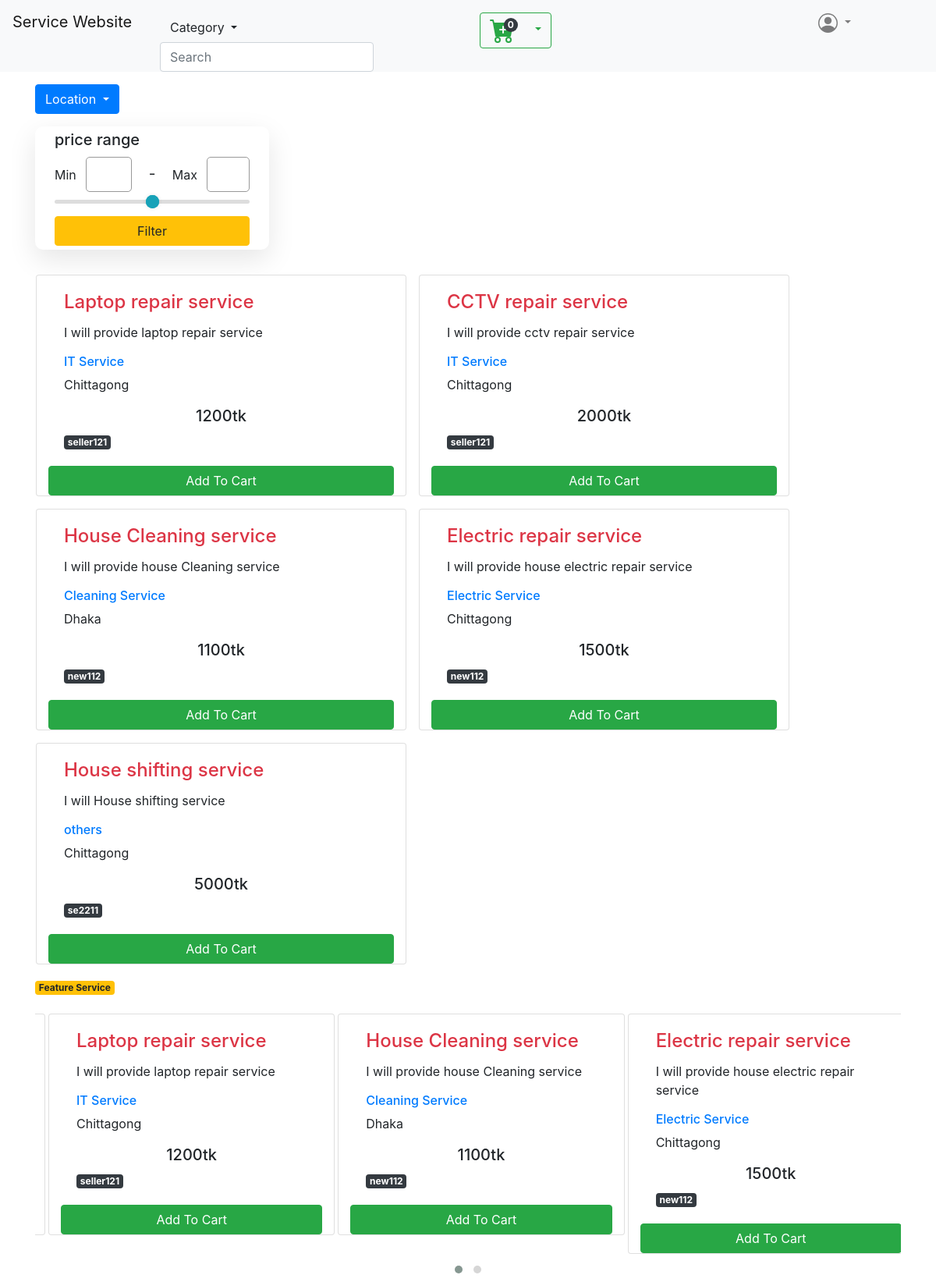
Screenshot of /account/buyerdashboard/ (signed in) with the database file from the repository.
### service/models.py (models this page shows)
class Sheba(models.Model):
    user = models.ForeignKey(User,on_delete=models.CASCADE)
    servicecategory =(
        ('IT Service','IT Service'),
        ('Cleaning Service','Cleaning Service'),
        ('Electric Service','Electric Service'),
        ('others','others'),
    )
    servicelocation=(
        ('Dhaka','Dhaka'),
        ('Chittagong','Chattagram')
    )
    servicetitle = models.CharField(max_length=100)
    servicedetails = models.CharField(max_length=100)
    servicecategory = models.CharField(max_length=100,choices=servicecategory,default='service1')
    serviceprice = models.IntegerField(max_length=100)
    servicelocation = models.CharField(max_length=10,choices=servicelocation,default='Dhaka')
    featureservice = models.BooleanField(default=False)

### account/models.py (models this page shows)
class User(AbstractUser):
    is_admin = models.BooleanField('Is admin', default=False)
    is_buyer= models.BooleanField('Is buyer', default=False)
    is_seller =models.BooleanField('Is seller', default=False)

### account/views.py (the view, shortened to what this page needs)
# urls.py: path('buyerdashboard/',views.buyerdashboard, name='buyerdashboard'),
@csrf_exempt
def buyerdashboard(request):
    context={}
    category =request.GET.get('category')
    minimum = request.GET.get('minimum')
    maximum = request.GET.get('maximum')
    location = request.GET.get('location')
    if minimum and maximum:
        context["servicedataset"]= Sheba.objects.filter(serviceprice__range=(minimum, maximum))
        context['minimumvalue']=minimum
        context['maximumvalue']=maximum
        carts = Cartanothernew.objects.filter(user_id = request.user.id)
        context['cartcount']= len(carts)
        context['cartvalue']=carts
        context['addtocart']=Cartanothernew.objects.all()
        context['feature']=Sheba.objects.filter(featureservice=True)
    else:
        context["servicedataset"] = Sheba.objects.all()
        carts = Cartanothernew.objects.filter(user_id = request.user.id)
        context['cartcount']= len(carts)
        context['cartvalue']=carts
        context['addtocart']=Cartanothernew.objects.all()
        context['feature']=Sheba.objects.filter(featureservice=True)
    return render(request,'slider4.html',context)

### templates/slider4.html (shortened to what this page needs)
<!DOCTYPE html>
{% if user.is_authenticated and user.is_buyer %}
<html lang="en">
<head>
  <link rel="stylesheet" href="https://cdn.jsdelivr.net/npm/bootstrap@4.6.2/dist/css/bootstrap.min.css">
<link rel="stylesheet" href="https://cdnjs.cloudflare.com/ajax/libs/OwlCarousel2/2.3.4/assets/owl.carousel.min.css">
<link rel="stylesheet" href="https://cdnjs.cloudflare.com/ajax/libs/OwlCarousel2/2.3.4/assets/owl.theme.default.min.css">
<link rel="stylesheet" href="/static/css/pricerangefilter.css">
</head>
<body>
    <div class="row bg-light">
        <div class="col-md-2">
            <nav class="navbar navbar-light ">
                <a class="navbar-brand" href="#">Service Website</a>
              </nav>
        </div>
        <div class="col-md-4 mt-3">
              <form class="form-inline">
                <button class="btn dropdown-toggle" type="button" id="dropdownMenu2" data-toggle="dropdown" aria-haspopup="true" aria-expanded="false">
                  Category
                </button>
                <input class="form-control mr-sm-2 filter" onkeyup="searchService()" type="Search.." placeholder="Search" aria-label="Search" id="filter">
              </form>
        </div>
        <div class="col-md-4 pt-3">
          <div class="btn-group">
            <button type="button" class="btn btn-outline-success dropdown-toggle mb-2" data-toggle="modal" data-target="#exampleModal">
              <span class="badge  badge-dark badge-rounded-pill" style="border-radius: 1.25rem; top: -7px; right: 14px;">{{cartcount}}</span>
            </button>
          </div>
        </div>
        <div class="col-md-1">
            <nav class="navbar navbar-expand-lg navbar-light bg-light">
                <div class="collapse navbar-collapse" id="navbarSupportedContent">
                  <ul class="navbar-nav mr-auto">
                    <li class="nav-item dropdown">
                      <a class="nav-link dropdown-toggle" href="#" id="navbarDropdown" role="button" data-toggle="dropdown" aria-haspopup="true" aria-expanded="false">
                      </a>
                    </li>
                  </ul>
                </div>
              </nav>
        </div>
    </div>
    <div class="container">
      <button class="btn dropdown-toggle btn-primary btn-md mt-3 " type="button" id="dropdownMenu2" data-toggle="dropdown" aria-haspopup="true" aria-expanded="false">
        Location
      </button>
        <div class="d-flex mt-3">
            <form action="" method="get">
            <div class="wrapper">
              <h5>price range</h5>
              <div class="price-input">
                <div class="field">
                  <span>Min</span>
                  <input type="number" class="input-min" value="{{minimumvalue}}"  name="minimum">
                </div>
                <div class="separator">-</div>
                <div class="field">
                  <span>Max</span>
                  <input type="number" class="input-max" value="{{maximumvalue}}" name="maximum">
                </div>
              </div>
              <div class="slider">
              </div>
              <div class="range-input">
                <input type="range" class="range-min" min="0" max="10000" value="{{minimumvalue}}"  step="100">
                <input type="range" class="range-max" min="0" max="10000" value="{{maximumvalue}}"  step="100">
              </div>
              <button type="submit" value="filter" class="btn btn-warning btn-block mt-3">Filter</button>
            </div>
        </form>
          </div>
        <div class="row pt-3" id="service-list">
          {% for data in servicedataset %}
                  <div class="card col-sm-5 mt-3 ml-3">
                          <div class="card-body" >
                          <h4 class="card-title"> <a href="/service/singleservice/{{data.id}}" class="text-danger">{{ data.servicetitle }} </a></h4>
                          <p class="card-text">{{data.servicedetails}}</p>
                            <h6><a href="/account/buyerdashboard/?category={{data.servicecategory}}">{{data.servicecategory}}</a></h6>
                            <h7>{{data.servicelocation}}</h7>
                            <h5 class="text-center pt-3">{{data.serviceprice}}tk</h5>
                            <span class="badge  badge-dark"><a href="/account/singleprofile/?userid={{data.user.id}}" class="text-white">{{data.user}}</a></span>
                          </div>
                       <a href="/cart/addtocart?userid={{user.id}}&serviceid={{data.id}}&servicetitle={{data.servicetitle}}&serviceprice={{data.serviceprice}}&serviceuseridnum={{data.user.id}}"class="btn btn-success"> Add To Cart</a>
                      </div>
          {% endfor %}
      </div>
    </div>
    <div class="container mt-3">
        <h3 class="badge badge-warning">Feature Service</h3>
    <div class="owl-carousel owl-theme">
        {% for data in feature %}
        <div class="item">
            <div class="card col-sm-12 mt-3 ml-3">
                <div class="card-body" >
                <h4 class="card-title text-danger"> {{ data.servicetitle }}</h4>
                <p class="card-text">{{data.servicedetails}}</p>
                  <h6><a href="/account/?category={{data.servicecategory}}">{{data.servicecategory}}</a></h6>
                  <h7>{{data.servicelocation}}</h7>
                  <h5 class="text-center pt-3">{{data.serviceprice}}tk</h5>
                    <span class="badge  badge-dark">{{data.user}}</span>
                </div>
             <a href="/cart/addtocart?userid={{user.id}}&serviceid={{data.id}}&servicetitle={{data.servicetitle}}&serviceprice={{data.serviceprice}}&serviceuseridnum={{data.user.id}}"class="btn btn-success"> Add To Cart</a>
            </div>
        </div>
        {% endfor %}
    </div>
</div>
{% else %}
<script>
alert("please login first")
window.location.href = "http://127.0.0.1:8000/account/login/";
</script>
{% endif %}
</body>
</html>

### static/css/pricerangefilter.css (style rules this page uses)
.wrapper { width: 300px; background: #fff; border-radius: 10px; padding: 5px 25px 5px; box-shadow: 0 12px 35px rgba(0, 0, 0, 0.1); }
.price-input { width: 100%; display: flex; margin: 10px 0 10px; }
.price-input .field { display: flex; width: 100%; height: 45px; align-items: center; }
.field input { width: 100%; height: 100%; outline: none; font-size: 19px; margin-left: 12px; border-radius: 5px; text-align: center; border: 1px solid #999; }
.price-input .separator { width: 130px; display: flex; font-size: 19px; align-items: center; justify-content: center; }
.slider { height: 5px; position: relative; background: #ddd; border-radius: 5px; }
.range-input { position: relative; }
.range-input input { position: absolute; width: 100%; height: 5px; top: -5px; background: none; pointer-events: none; appearance: none; appearance: none; }

### rows the page displays
Sheba: servicetitle "Laptop repair service", servicedetails "I will provide laptop repair service", servicecategory "IT Service", servicelocation "Chittagong", serviceprice "1200", user "seller121"
Sheba: servicetitle "CCTV repair service", servicedetails "I will provide cctv repair service", servicecategory "IT Service", servicelocation "Chittagong", serviceprice "2000", user "seller121"
Sheba: servicetitle "House Cleaning service", servicedetails "I will provide house Cleaning service", servicecategory "Cleaning Service", servicelocation "Dhaka", serviceprice "1100", user "new112"
Sheba: servicetitle "Electric repair service", servicedetails "I will provide house electric repair service", servicecategory "Electric Service", servicelocation "Chittagong", serviceprice "1500", user "new112"
Sheba: servicetitle "House shifting service", servicedetails "I will House shifting service", servicecategory "others", servicelocation "Chittagong", serviceprice "5000", user "se2211"

### other values shown
{{ cartcount }} "0"
